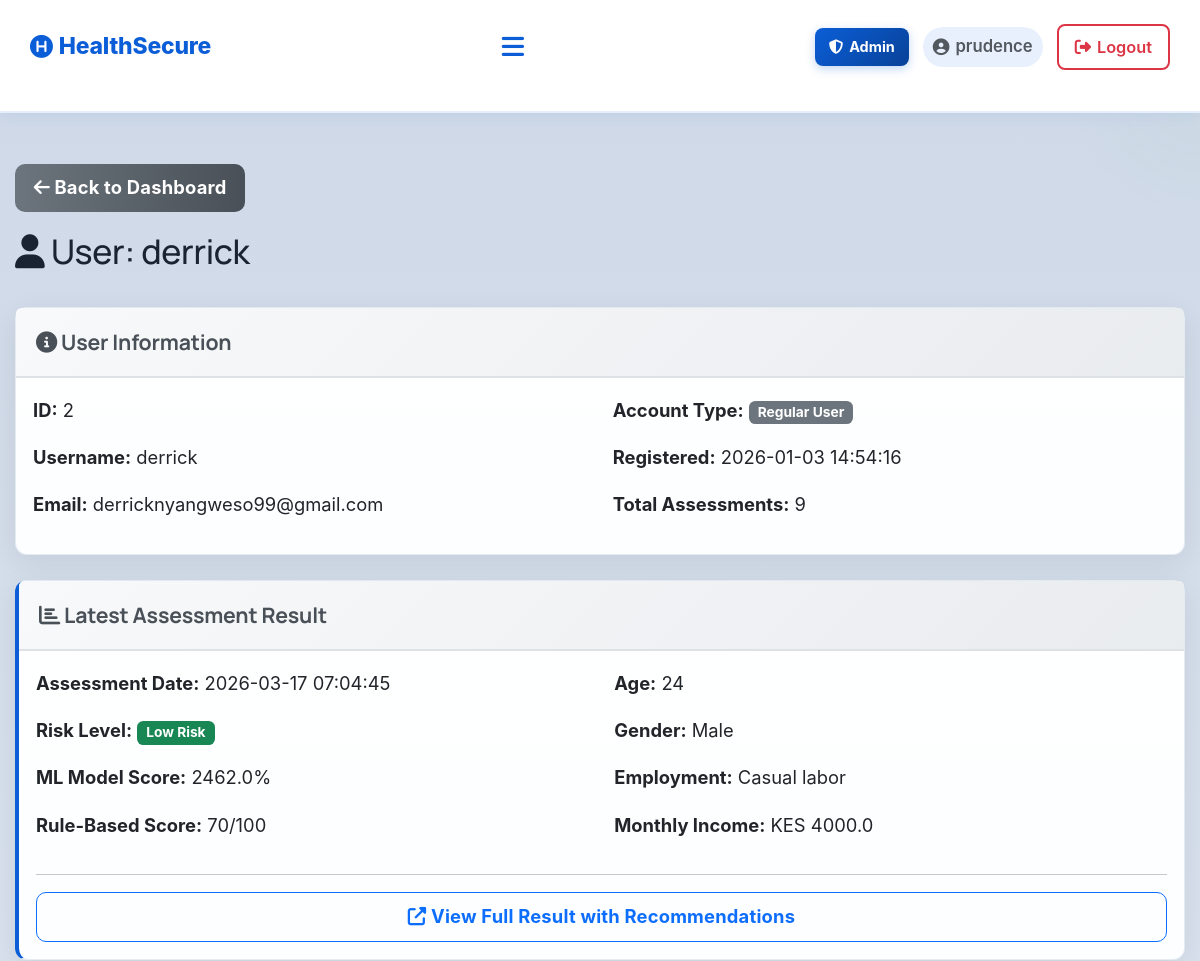
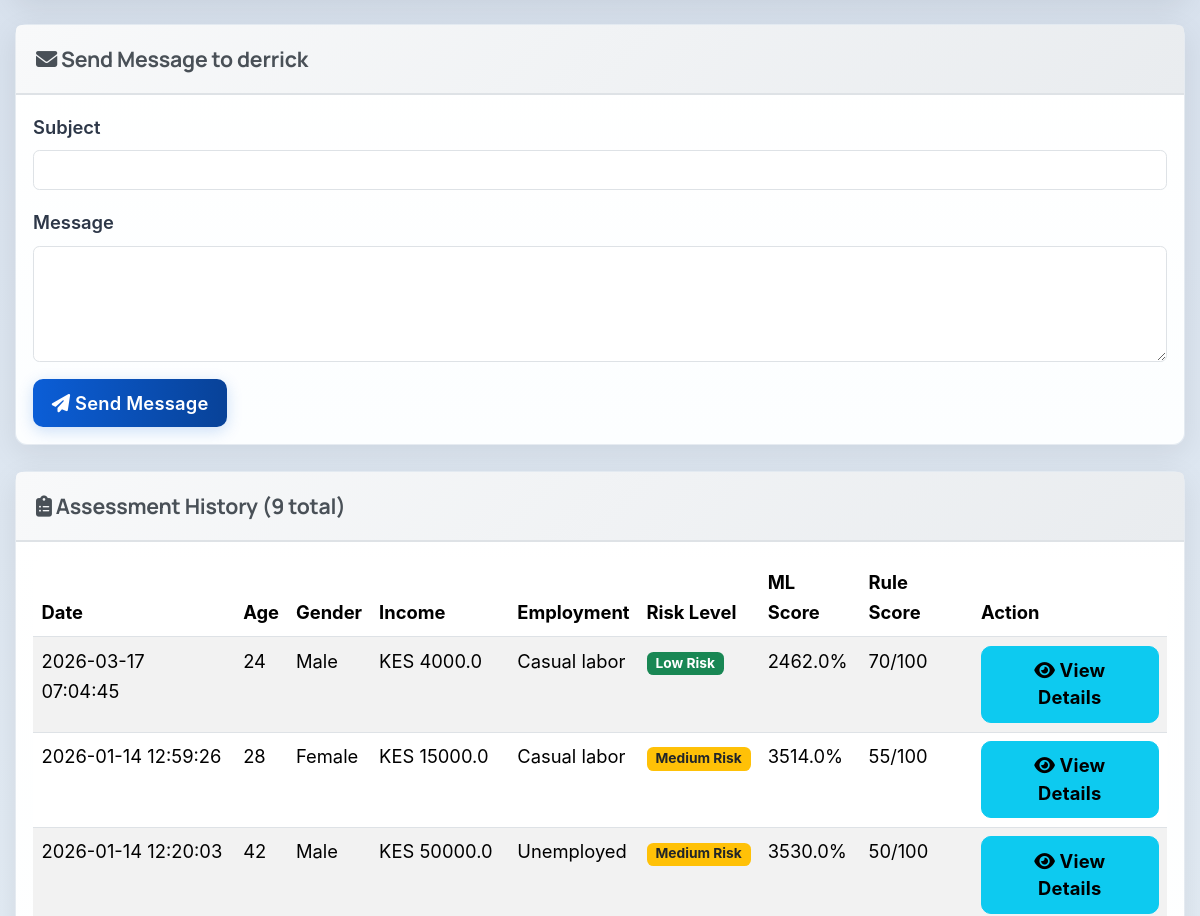
Page /admin/user/2 (signed in, upper part) on the earlier database version (2 pictures, top to bottom).
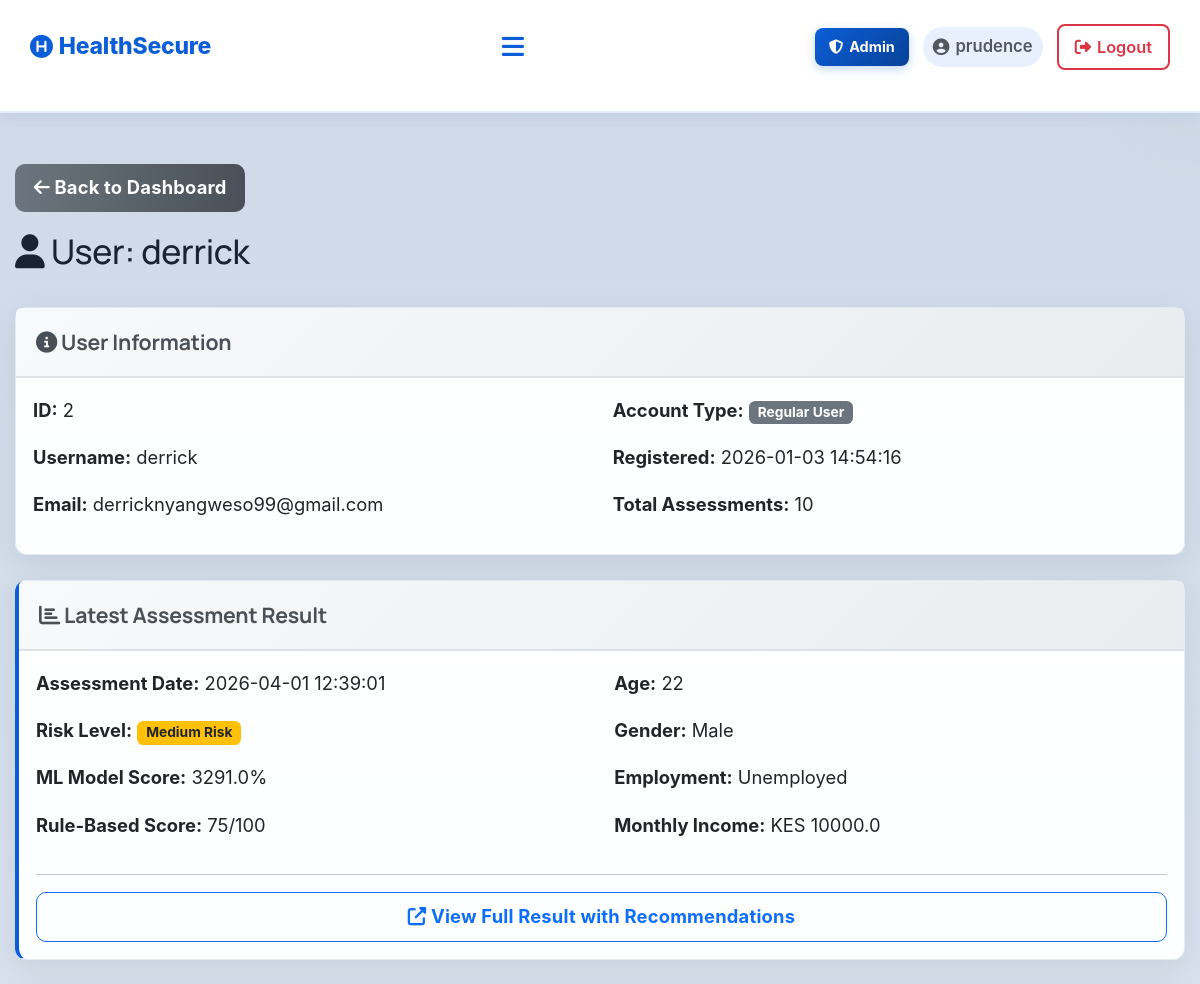
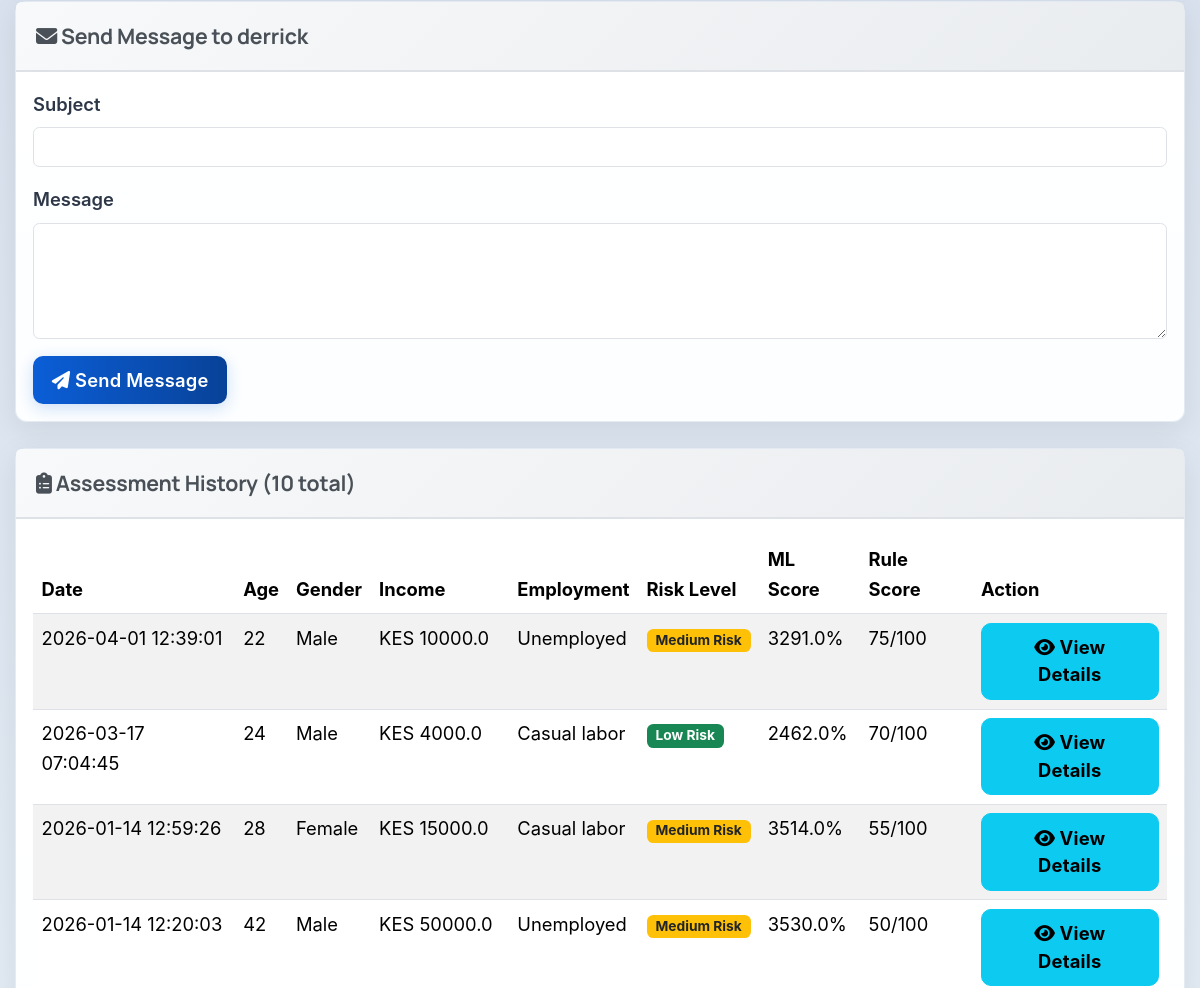
Same page on the later database version (2 pictures, top to bottom).
### tables this page shows
CREATE TABLE assessments (
            id INTEGER PRIMARY KEY AUTOINCREMENT,
            user_id INTEGER NOT NULL,
            age INTEGER,
            gender TEXT,
            marital_status TEXT,
            employment_status TEXT,
            income REAL,
            children INTEGER,
            education_level TEXT,
            residence_type TEXT,
            chronic_illness TEXT,
            family_size INTEGER,
            healthcare_knowledge TEXT,
            hospital_visit_gap REAL,
            routine_checkups INTEGER,
            cancer_screening INTEGER,
            dental_checkup INTEGER,
            mental_health_support INTEGER,
            risk_level TEXT,
            probability REAL,
            created_at TIMESTAMP DEFAULT CURRENT_TIMESTAMP, rule_based_score INTEGER DEFAULT 0, rule_based_category TEXT DEFAULT "Unknown",
            FOREIGN KEY (user_id) REFERENCES users (id)
        );

### app.py (the view)
@app.route('/admin/user/<int:user_id>')
@admin_required
def admin_view_user(user_id):
    conn = get_db_connection()
    user = conn.execute('SELECT * FROM users WHERE id = ?', (user_id,)).fetchone()
    if not user:
        flash('User not found!', 'danger')
        return redirect(url_for('admin_dashboard'))
    assessments = conn.execute('''
        SELECT * FROM assessments
        WHERE user_id = ?
        ORDER BY created_at DESC
    ''', (user_id,)).fetchall()
    conn.close()
    return render_template('admin_user_view.html',
                          username=session.get('username'),
                          user=user,
                          assessments=assessments)

### app.py (called while the page is built)
@app.context_processor
def inject_assessment_results():
    return {
        'has_results': session.get('assessment_result') is not None,
        'assessment_result': session.get('assessment_result'),
        'assessment_user_data': session.get('user_data')
    }

def get_db_connection():
    conn = sqlite3.connect(DATABASE)
    conn.row_factory = sqlite3.Row
    return conn

def is_admin():
    return bool(session.get('logged_in')) and session.get('is_admin', 0) == 1

def admin_required(f):
    from functools import wraps
    @wraps(f)
    def decorated_function(*args, **kwargs):
        if not session.get('logged_in'):
            flash('Please log in to access this page.', 'warning')
            return redirect(url_for('login'))
        if not is_admin():
            flash('Access denied. Admin privileges required.', 'danger')
            return redirect(url_for('index'))
        return f(*args, **kwargs)
    return decorated_function

### templates/admin_user_view.html (shortened to what the changed rows need)
{% extends 'base.html' %}
{% block extra_css %}
<link rel="stylesheet" href="{{ url_for('static', filename='css/admin.css') }}">
{% endblock %}
{% block content %}
<div class="container mt-5">
    <div class="row mb-4">
        <div class="col-12">
            <h2><i class="fas fa-user"></i> User: {{ user.username }}</h2>
        </div>
    </div>
    <div class="card mb-4">
        <div class="card-body">
            <div class="row">
                <div class="col-md-6">
                    <p><strong>Account Type:</strong>
                        {% if user.is_admin == 1 %}
                        <span class="badge bg-danger">Administrator</span>
                        {% else %}
                        <span class="badge bg-secondary">Regular User</span>
                        {% endif %}
                    </p>
                    <p><strong>Registered:</strong> {{ user.created_at }}</p>
                    <p><strong>Total Assessments:</strong> {{ assessments|length }}</p>
                </div>
            </div>
        </div>
    </div>
    {% if assessments %}
    <div class="card mb-4" style="border-left: 4px solid #0b5ed7;">
        <div class="card-header" style="background-color: #f8f9fa;">
            <h5><i class="fas fa-chart-bar"></i> Latest Assessment Result</h5>
        </div>
        <div class="card-body">
            {% set latest = assessments[0] %}
            <div class="row">
                <div class="col-md-6">
                    <p><strong>Assessment Date:</strong> {{ latest.created_at }}</p>
                    <p><strong>Risk Level:</strong>
                        {% if latest.risk_level == 'High Risk' %}
                        <span class="badge bg-danger">{{ latest.risk_level }}</span>
                        {% elif latest.risk_level == 'Medium Risk' %}
                        <span class="badge bg-warning text-dark">{{ latest.risk_level }}</span>
                        {% else %}
                        <span class="badge bg-success">{{ latest.risk_level }}</span>
                        {% endif %}
                    </p>
                    <p><strong>ML Model Score:</strong> {{ (latest.probability * 100)|round(1) }}%</p>
                    <p><strong>Rule-Based Score:</strong> {{ latest.rule_based_score }}/100</p>
                </div>
                <div class="col-md-6">
                    <p><strong>Age:</strong> {{ latest.age }}</p>
                    <p><strong>Gender:</strong> {{ latest.gender }}</p>
                    <p><strong>Employment:</strong> {{ latest.employment_status }}</p>
                    <p><strong>Monthly Income:</strong> KES {{ latest.income|round(0) }}</p>
                </div>
            </div>
            <hr>
            <a href="{{ url_for('view_assessment_result', assessment_id=latest.id) }}" class="btn btn-outline-primary btn-sm">
                <i class="fas fa-external-link-alt"></i> View Full Result with Recommendations
            </a>
        </div>
    </div>
    {% endif %}
    <div class="card">
        <div class="card-header">
            <h5><i class="fas fa-clipboard-list"></i> Assessment History ({{ assessments|length }} total)</h5>
        </div>
        <div class="card-body">
            {% if assessments %}
            <div class="table-responsive">
                <table class="table table-striped table-hover">
                    <thead>
                        <tr>
                            <th>Date</th>
                            <th>Age</th>
                            <th>Gender</th>
                            <th>Income</th>
                            <th>Employment</th>
                            <th>Risk Level</th>
                            <th>ML Score</th>
                            <th>Rule Score</th>
                            <th>Action</th>
                        </tr>
                    </thead>
                    <tbody>
                        {% for assessment in assessments %}
                        <tr>
                            <td>{{ assessment.created_at }}</td>
                            <td>{{ assessment.age }}</td>
                            <td>{{ assessment.gender }}</td>
                            <td>KES {{ assessment.income|round(0) }}</td>
                            <td>{{ assessment.employment_status }}</td>
                            <td>
                                {% if assessment.risk_level == 'High Risk' %}
                                <span class="badge bg-danger">{{ assessment.risk_level }}</span>
                                {% elif assessment.risk_level == 'Medium Risk' %}
                                <span class="badge bg-warning text-dark">{{ assessment.risk_level }}</span>
                                {% else %}
                                <span class="badge bg-success">{{ assessment.risk_level }}</span>
                                {% endif %}
                            </td>
                            <td>{{ (assessment.probability * 100)|round(1) }}%</td>
                            <td>{{ assessment.rule_based_score }}/100</td>
                            <td>
                                <a href="{{ url_for('view_assessment_result', assessment_id=assessment.id) }}" class="btn btn-sm btn-info" target="_blank">
                                    <i class="fas fa-eye"></i> View Details
                                </a>
                            </td>
                        </tr>
                        {% endfor %}
                    </tbody>
                </table>
            </div>
            {% else %}
            <p class="text-muted">No assessments yet for this user.</p>
            {% endif %}
        </div>
    </div>
</div>
{% endblock %}

Differences in the rows shown:
added assessments: created_at "2026-04-01 12:39:01", risk_level "Medium Risk", (latest.probability*100)|round(1) "3291.0", rule_based_score "75", age "22", gender "Male", employment_status "Unemployed", income "10000.0", (assessment.probability*100)|round(1) "3291.0"
shown differently, row unchanged: assessments "Low Risk": risk_level "Low Risk" → (not shown)
Other differences:
{{ assessments|length }}: "9" → "10"
{{ latest.created_at }}: "2026-03-17 07:04:45" → "2026-04-01 12:39:01"
{{ (latest.probability * 100)|round(1) }}: "2462.0" → "3291.0"
{{ latest.rule_based_score }}: "70" → "75"
{{ latest.age }}: "24" → "22"
{{ latest.employment_status }}: "Casual labor" → "Unemployed"
{{ latest.income|round(0) }}: "4000.0" → "10000.0"
